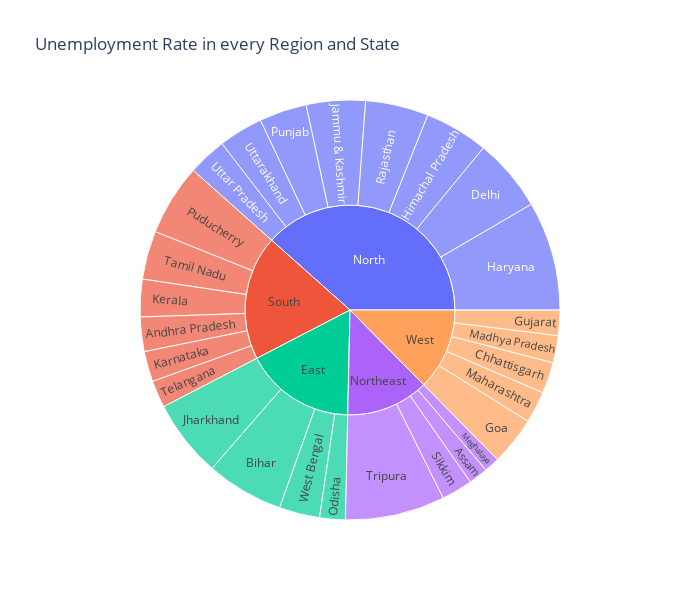

Notebook source saved alongside this figure:
### Code cell
unemployment=UE_data[['States','Region','Estimated Unemployment Rate']]
figure =px.sunburst(unemployment,path=['Region','States'],
                    values='Estimated Unemployment Rate',
                    title='Unemployment Rate in every Region and State',width=700,height=600,
                    color_continuous_scale='RDY1Gn')
figure.show()

### Figure 1 — Plotly figure (JSON) as saved in the notebook; plotly's stock layout.template omitted (floating-point values rounded to 4 significant figures)
{"data": [{"branchvalues": "total", "domain": {"x": [0, 1], "y": [0, 1]}, "hovertemplate": "labels=%{label}<br>Estimated Unemployment Rate=%{value}<br>parent=%{parent}<br>id=%{id}<extra></extra>", "ids": ["South/Andhra Pradesh", "Northeast/Assam", "East/Bihar", "West/Chhattisgarh", "North/Delhi", "West/Goa", "West/Gujarat", "North/Haryana", "North/Himachal Pradesh", "North/Jammu & Kashmir", "East/Jharkhand", "South/Karnataka", "South/Kerala", "West/Madhya Pradesh", "West/Maharashtra", "Northeast/Meghalaya", "East/Odisha", "South/Puducherry", "North/Punjab", "North/Rajasthan", "Northeast/Sikkim", "South/Tamil Nadu", "South/Telangana", "Northeast/Tripura", "North/Uttar Pradesh", "North/Uttarakhand", "East/West Bengal", "East", "North", "Northeast", "South", "West"], "labels": ["Andhra Pradesh", "Assam", "Bihar", "Chhattisgarh", "Delhi", "Goa", "Gujarat", "Haryana", "Himachal Pradesh", "Jammu & Kashmir", "Jharkhand", "Karnataka", "Kerala", "Madhya Pradesh", "Maharashtra", "Meghalaya", "Odisha", "Puducherry", "Punjab", "Rajasthan", "Sikkim", "Tamil Nadu", "Telangana", "Tripura", "Uttar Pradesh", "Uttarakhand", "West Bengal", "East", "North", "Northeast", "South", "West"], "name": "", "parents": ["South", "Northeast", "East", "West", "North", "West", "West", "North", "North", "North", "East", "South", "South", "West", "West", "Northeast", "East", "South", "North", "North", "Northeast", "South", "South", "Northeast", "North", "North", "East", "", "", "", "", ""], "type": "sunburst", "values": [86.64, 48.56, 194.7, 78.19, 184.1, 121.7, 63.76, 274.8, 160.7, 148.3, 195.4, 76.68, 94.34, 68.54, 79.79, 38.66, 64.62, 179.4, 119.8, 158.7, 78.34, 121.9, 68.33, 250.6, 97.37, 111.6, 101.9, 556.6, 1255.0, 416.1, 627.3, 411.9]}], "layout": {"height": 600, "legend": {"tracegroupgap": 0}, "title": {"text": "Unemployment Rate in every Region and State"}, "width": 700}}
